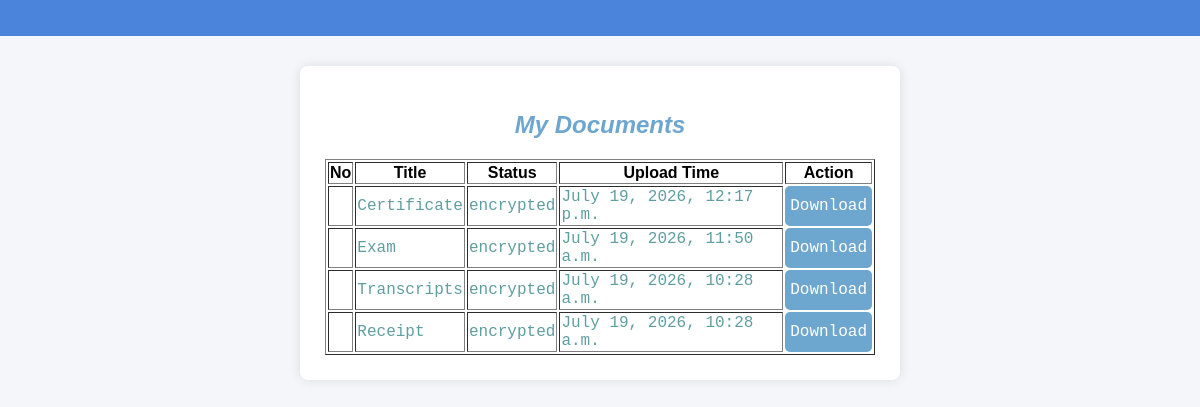
The page /documents/my-documents/ (signed in) on the database its author committed.
### documents/models.py (models this page shows, shortened)
class Document(models.Model):
    class Status(models.TextChoices):
        PENDING = "PENDING", "Pending"
        ENCRYPTED = "ENCRYPTED", "Encrypted"
    student = models.ForeignKey(Student, on_delete=models.CASCADE, related_name="documents")
    uploaded_by = models.ForeignKey(CustomUser, on_delete=models.SET_NULL, null=True, related_name="uploaded_documents")
    title = models.CharField( max_length=255)
    original_file = models.FileField(upload_to="documents/original/")
    encrypted_file = models.FileField(upload_to="documents/encrypted/", null=True, blank=True)
    encrypted_key = models.BinaryField(null=True, blank=True)
    status = models.CharField(max_length=30, choices=Status.choices, default=Status.PENDING, db_index=True)
    uploaded_at = models.DateTimeField(auto_now_add=True)
    encrypted_at = models.DateTimeField(null=True, blank=True)
    class Meta:
        ordering = ["-uploaded_at"]
        verbose_name = "Document"
        verbose_name_plural = "Documents"

### documents/views.py (the view)
# urls.py: path("my-documents/", my_documents, name="my_documents"),
@require_http_methods(["GET"])
@login_required
def my_documents(request):
    if not request.user.is_student:
        return HttpResponse("A student account is required to access this page.", status=403)
    student = request.user.student
    documents = (
        Document.objects
        .select_related(
            "student","uploaded_by",
        ).filter(student=student)
    )
    return render(request, "documents/my_documents.html", {"documents": documents})

### users/models.py (called while the page is built)
    @property
    def is_student(self):
        return self.role == self.Role.STUDENT

### documents/templates/documents/my_documents.html (shortened to what this page needs)
{% extends "users/base.html" %}
{% load static %}
{% block content %}
<div class="card">
    <h2>My Documents</h2>
    <table border="1">
    <tr>
        <th>No</th>
        <th>Title</th>
        <th>Status</th>
        <th>Upload Time</th>
        <th>Action</th>
    </tr>
    {% for document in documents %}
    <tr>
    <td>{{ document.count }}</td>
    <td>{{ document.title }}</td>
    <td>{{ document.status.lower }}</td>
    <td>{{ document.uploaded_at }}</td>
    <td class="btn">
        <a href="{% url 'download_document' document.id %}">
            Download
        </a>
    </td>
    </tr>
    {% empty %}
    <tr>
    <td colspan="4">
    No documents uploaded.
    </td>
    </tr>
    {% endfor %}
    </table>
</div>
{% endblock %}

### users/templates/users/base.html (shortened to what this page needs)
<!DOCTYPE html>
<html lang="en">
<head>
</head>
<body>
<header>
</header>
<div class="container">
{% block content %}{% endblock %}
</div>
</body>
</html>

### users/templates/users/base.html (style rules this page uses)
body { font-family: Arial, Helvetica, sans-serif; background:#f4f6f9; margin:0; }
header { background:#4a84db; color:white; padding:18px; }
.btn { background:#0d6efd; color:white; border:none; padding:12px 20px; cursor:pointer; border-radius:5px; margin: 5px 50%; }
.btn a { text-decoration: none; color: white; }

### documents/templates/documents/my_documents.html (style rules this page uses)
.container { width: 50%; padding: 30px; margin: auto; justify-content: center; }
h2 { font-style: oblique; text-align: center; color: rgb(109, 166, 206); }
.card { padding: 25px; border-radius: 8px; background: white; box-shadow: 0 0 12px rgba(0, 0 , 0 ,0.1); }
table { width: 100%; }
table td { color: cadetblue; font-family: 'Courier New', Courier, monospace; }
.btn { width: 10px; color: white; padding: 5px; border-radius: 5px; cursor: pointer; text-decoration: none; background-color: rgb(109, 166, 206); }

### rows shown on the page
Document: title "Certificate", status "encrypted", uploaded_at "July 19, 2026, 12:17 p.m."
Document: title "Exam", status "encrypted", uploaded_at "July 19, 2026, 11:50 a.m."
Document: title "Transcripts", status "encrypted", uploaded_at "July 19, 2026, 10:28 a.m."
Document: title "Receipt", status "encrypted", uploaded_at "July 19, 2026, 10:28 a.m."
